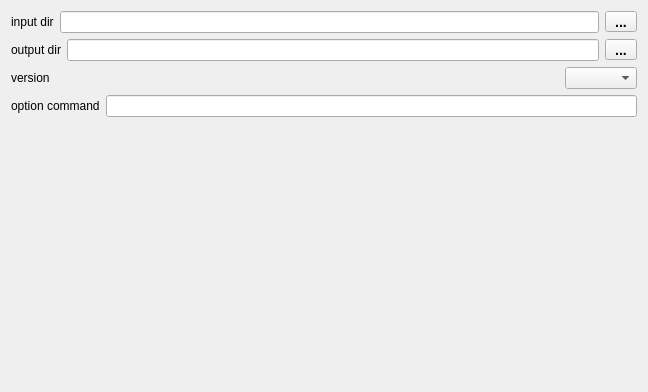
<?xml version="1.0" encoding="UTF-8"?>
<ui version="4.0">
 <class>TaskVrayMipmapWidget</class>
 <widget class="QWidget" name="TaskVrayMipmapWidget">
  <property name="geometry">
   <rect>
    <x>0</x>
    <y>0</y>
    <width>648</width>
    <height>392</height>
   </rect>
  </property>
  <property name="acceptDrops">
   <bool>true</bool>
  </property>
  <property name="windowTitle">
   <string>spool vray mipmap</string>
  </property>
  <layout class="QVBoxLayout" name="verticalLayout">
   <item>
    <layout class="QHBoxLayout" name="horizontalLayout_5">
     <item>
      <widget class="QLabel" name="label_3">
       <property name="text">
        <string>input dir</string>
       </property>
      </widget>
     </item>
     <item>
      <widget class="QLineEdit" name="lineEditFileName"/>
     </item>
     <item>
      <widget class="QPushButton" name="pushButtonFileNameRef">
       <property name="styleSheet">
        <string notr="true">QPushButton {
padding: 3px;
font: bold 14px;
padding-left: 5px;
padding-right: 5px;
min-width: 20px;
max-width: 20px;
min-height: 13px;
max-height: 13px;
}</string>
       </property>
       <property name="text">
        <string>...</string>
       </property>
      </widget>
     </item>
    </layout>
   </item>
   <item>
    <layout class="QHBoxLayout" name="horizontalLayout">
     <item>
      <widget class="QLabel" name="label">
       <property name="text">
        <string>output dir</string>
       </property>
      </widget>
     </item>
     <item>
      <widget class="QLineEdit" name="lineEditOutputDir"/>
     </item>
     <item>
      <widget class="QPushButton" name="pushButtonOutputDirRef">
       <property name="styleSheet">
        <string notr="true">QPushButton {
padding: 3px;
font: bold 14px;
padding-left: 5px;
padding-right: 5px;
min-width: 20px;
max-width: 20px;
min-height: 13px;
max-height: 13px;
}</string>
       </property>
       <property name="text">
        <string>...</string>
       </property>
      </widget>
     </item>
    </layout>
   </item>
   <item>
    <layout class="QHBoxLayout" name="horizontalLayout_2">
     <item>
      <widget class="QLabel" name="label_4">
       <property name="text">
        <string>version</string>
       </property>
      </widget>
     </item>
     <item>
      <spacer name="horizontalSpacer">
       <property name="orientation">
        <enum>Qt::Horizontal</enum>
       </property>
       <property name="sizeHint" stdset="0">
        <size>
         <width>40</width>
         <height>20</height>
        </size>
       </property>
      </spacer>
     </item>
     <item>
      <widget class="QComboBox" name="comboBoxVersion"/>
     </item>
    </layout>
   </item>
   <item>
    <layout class="QHBoxLayout" name="horizontalLayout_3">
     <item>
      <widget class="QLabel" name="label_2">
       <property name="text">
        <string>option command</string>
       </property>
      </widget>
     </item>
     <item>
      <widget class="QLineEdit" name="lineEditOptionCommand"/>
     </item>
    </layout>
   </item>
   <item>
    <spacer name="verticalSpacer">
     <property name="orientation">
      <enum>Qt::Vertical</enum>
     </property>
     <property name="sizeHint" stdset="0">
      <size>
       <width>20</width>
       <height>40</height>
      </size>
     </property>
    </spacer>
   </item>
  </layout>
 </widget>
 <resources/>
 <connections/>
</ui>
